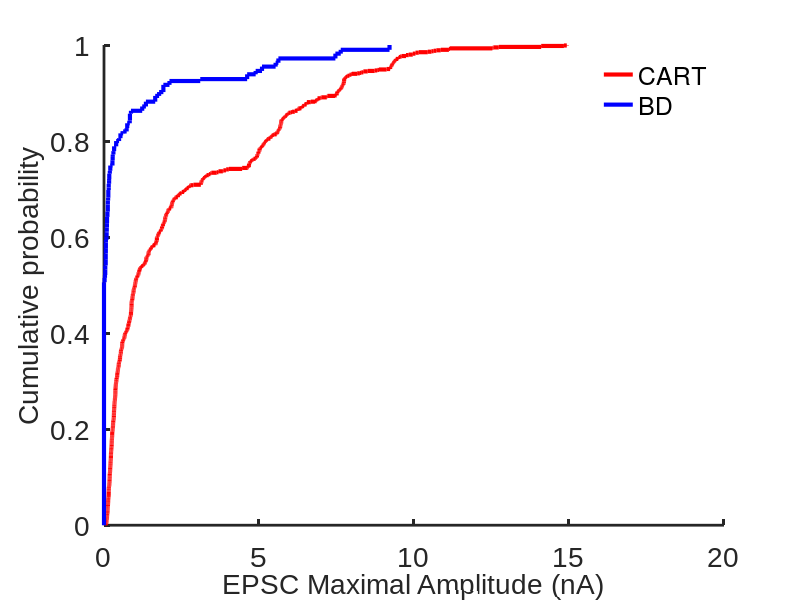
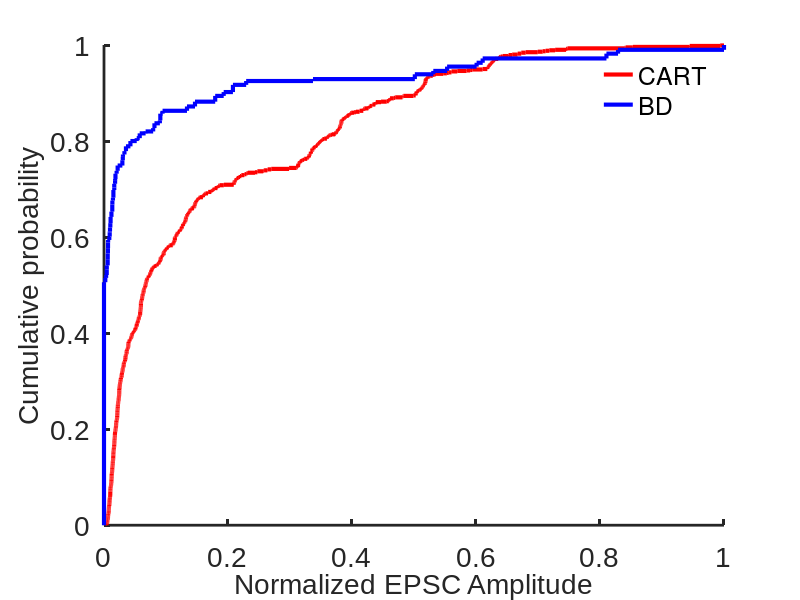
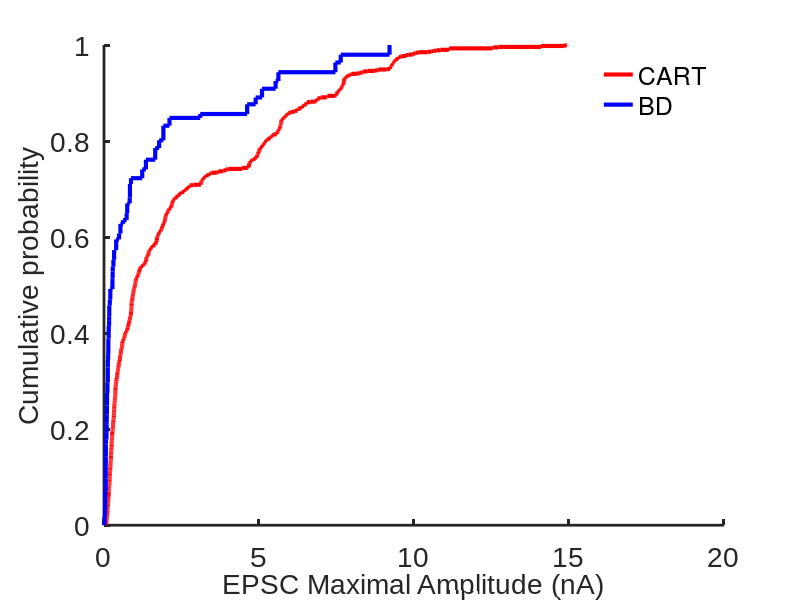
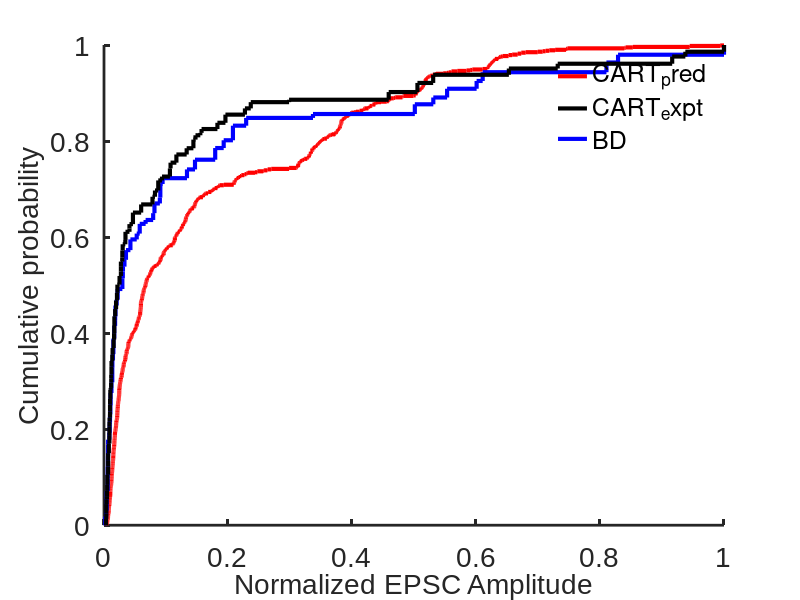

Source code (MATLAB) for these figures, in order:
close all
clear variables
clc

data = importdata('BD_AMPA_MAX.csv'); % Pool of maximum currents evoked by BD-CreER+ inputs 
data_cart = importdata('CART_AMPA_MAX.csv'); % Pool of maximum currents evoked by CART-Cre+ inputs
TC_total = 1000; 
BD_frac = 0.494; % Fraction of ventral ooDSGCs 
Dors_frac = 0.506; % Fraction of dorsal ooDSGCs

RGC_Nonspec = [];
RGC_BD = [];
RGC_Dors = [];
RGC_CART = [];
CART = [];

i = 1;
while i <= TC_total * BD_frac
    RGC_Nonspec (i) = data(randi(size(data,1)));
    RGC_Dors (i) = 0;
    RGC_BD (i) = data(randi(size(data,1)));
    RGC_CART (i) = RGC_Nonspec (i) + RGC_Dors (i) + RGC_BD (i);
    CART(i) = data_cart(randi(size(data_cart,1)));
    i = i+1;
end

i = 1;
while i <= TC_total * Dors_frac
    RGC_Nonspec (end+1) = data(randi(size(data,1)));
    RGC_Dors (end+1) = data(randi(size(data,1)));
    RGC_BD (end+1) = 0;
    RGC_CART (end+1) = RGC_Nonspec (end) + RGC_Dors (end) + RGC_BD (end);
    CART(end+1) = data_cart(randi(size(data_cart,1)));
    i = i+1;
end

RGC_CART_plot = cdfplot (RGC_CART);
hold on;
BD_plot = cdfplot (RGC_BD);
hold on;
set (RGC_CART_plot, 'LineWidth', 3, 'Color', 'R');
set (BD_plot, 'LineWidth', 3, 'Color', 'B');
set(gca, 'LineWidth', 2);
set(gca, 'FontName', 'Arial');
set(gca, 'FontSize', 20);
box off
grid off
xlabel('EPSC Maximal Amplitude (nA)','FontSize',20);
ylabel('Cumulative probability','FontSize',20);
legend([RGC_CART_plot BD_plot], 'CART', 'BD', 'Location', 'best')
%legend("");
legend boxoff
title("");

nor_RGC_CART = RGC_CART / max (RGC_CART);
nor_RGC_BD = RGC_BD / max (RGC_BD);
nor_CART = CART / max (CART);

figure (2);
nor_RGC_CART_plot = cdfplot (nor_RGC_CART);
hold on;
nor_BD_plot = cdfplot (nor_RGC_BD);
set (nor_RGC_CART_plot, 'LineWidth', 3, 'Color', 'R');
set (nor_BD_plot, 'LineWidth', 3, 'Color', 'B');
set(gca, 'LineWidth', 2);
set(gca, 'FontName', 'Arial');
set(gca, 'FontSize', 20);
box off
grid off
xlabel('Normalized EPSC Amplitude','FontSize',20);
ylabel('Cumulative probability','FontSize',20);
legend([nor_RGC_CART_plot nor_BD_plot], 'CART', 'BD', 'Location', 'best')
%legend ("");
legend boxoff
title("");

j = 1;
i = 1;
while j <= length (RGC_CART)
    if RGC_CART (j) > 0
        RGC_CART_nonZ (i) = RGC_CART (j);
        i = i+1;
    else
    end
    j = j+1;
end

j = 1;
i = 1;
while j <= length (RGC_BD)
    if RGC_BD (j) > 0
        RGC_BD_nonZ (i) = RGC_BD (j);
        i = i+1;
    else
    end
    j = j+1;
end

j = 1;
i = 1;
while j <= length (RGC_Dors)
    if RGC_Dors (j) > 0
        RGC_Dors_nonZ (i) = RGC_Dors (j);
        i = i+1;
    else
    end
    j = j+1;
end

figure (3);
RGC_CART_nonZ_plot = cdfplot (RGC_CART_nonZ);
hold on;
RGC_BD_nonZ_plot = cdfplot (RGC_BD_nonZ);
set (RGC_CART_nonZ_plot, 'LineWidth', 3, 'Color', 'R');
set (RGC_BD_nonZ_plot, 'LineWidth', 3, 'Color', 'B');
set(gca, 'LineWidth', 2);
set(gca, 'FontName', 'Arial');
set(gca, 'FontSize', 20);
box off
grid off
xlabel('EPSC Maximal Amplitude (nA)','FontSize',20);
ylabel('Cumulative probability','FontSize',20);
legend([RGC_CART_nonZ_plot RGC_BD_nonZ_plot], 'CART', 'BD', 'Location', 'best')
%legend("");
legend boxoff
title("");

j = 1;
i = 1;
while j <= length (nor_RGC_CART)
    if nor_RGC_CART (j) > 0
        nor_RGC_CART_nonZ (i) = nor_RGC_CART (j);
        i = i+1;
    else
    end
    j = j+1;
end

j = 1;
i = 1;
while j <= length (nor_RGC_BD)
    if nor_RGC_BD (j) > 0
        nor_RGC_BD_nonZ (i) = nor_RGC_BD (j);
        i = i+1;
    else
    end
    j = j+1;
end

j = 1;
i = 1;
while j <= length (nor_CART)
    if nor_CART (j) > 0
        nor_CART_nonZ (i) = nor_CART (j);
        i = i+1;
    else
    end
    j = j+1;
end

figure (4);
nor_RGC_CART_nonZ_plot = cdfplot (nor_RGC_CART_nonZ);
hold on;
nor_RGC_BD_nonZ_plot = cdfplot (nor_RGC_BD_nonZ);
hold on;
nor_CART_nonZ_plot = cdfplot (nor_CART_nonZ);
set (nor_RGC_CART_nonZ_plot, 'LineWidth', 3, 'Color', 'R');
set (nor_RGC_BD_nonZ_plot, 'LineWidth', 3, 'Color', 'B');
set (nor_CART_nonZ_plot, 'LineWidth', 3, 'Color', 'k');
set(gca, 'LineWidth', 2);
set(gca, 'FontName', 'Arial');
set(gca, 'FontSize', 20);
box off
grid off
xlabel('Normalized EPSC Amplitude','FontSize',20);
ylabel('Cumulative probability','FontSize',20);
legend([nor_RGC_CART_nonZ_plot nor_CART_nonZ_plot nor_RGC_BD_nonZ_plot], 'CART_pred', 'CART_expt', 'BD', 'Location', 'best');
%legend("");
legend boxoff
title("");
[nor_nonZ_h1,p1] = kstest2 (nor_RGC_CART_nonZ, nor_RGC_BD_nonZ);
[nor_nonZ_h2,p2] = kstest2 (nor_RGC_CART_nonZ, nor_CART_nonZ);
[nor_nonZ_h3,p3] = kstest2 (nor_RGC_BD_nonZ, nor_CART_nonZ);
test_result = [nor_nonZ_h1, p1; nor_nonZ_h2, p2;nor_nonZ_h3,p3];
